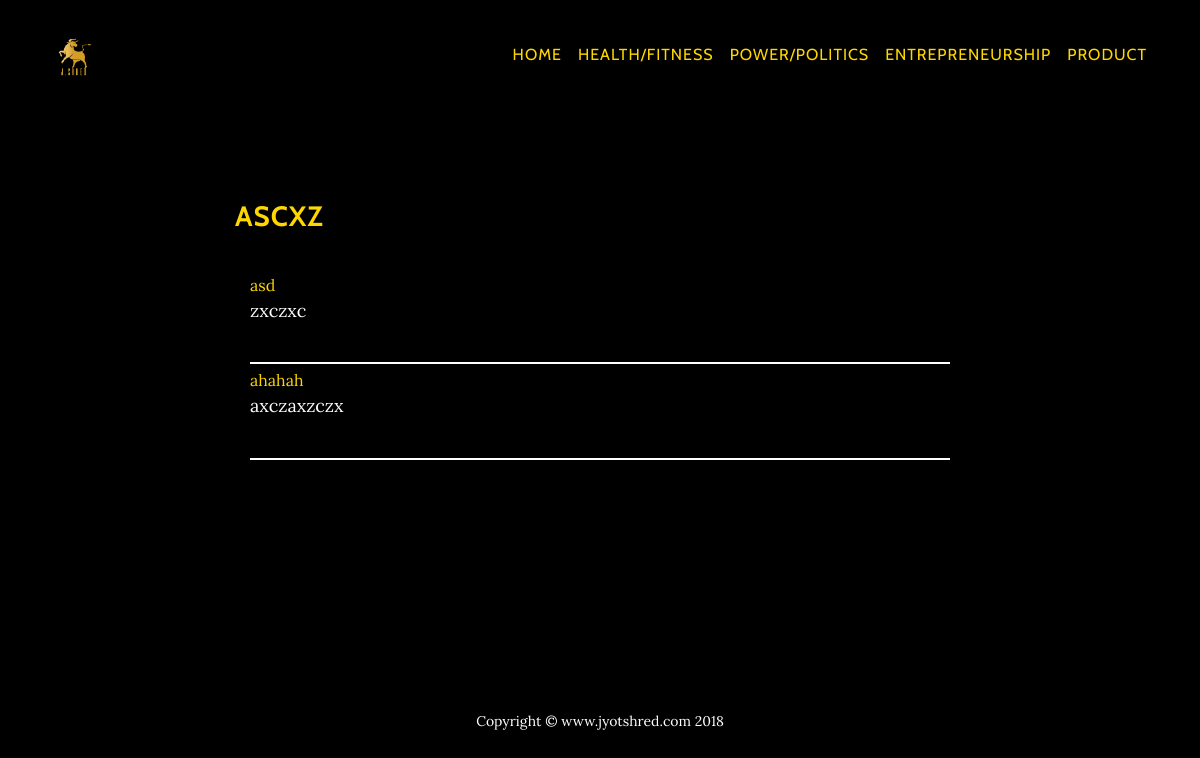
Screenshot of /health/blog/category/ascxz/ with the database file from the repository.
### health/models.py (models this page shows, shortened)
class Category(models.Model):
    title = models.CharField(max_length=100, db_index=True)
    slug = models.SlugField(max_length=100, db_index=True)

class Blog(models.Model):
    title = models.CharField(max_length=100, unique=True)
    slug = models.SlugField(max_length=100, unique=True)
    body = models.TextField()
    posted = models.DateTimeField(db_index=True, auto_now_add=True)
    category = models.ForeignKey('health.Category')
    @permalink
    def get_absolute_url(self):
        return ('view_health_post', None, { 'slug': self.slug })

### health/views.py (the view)
# urls.py: url(r'^blog/category/(?P<slug>[\w-]+)/$', views.health_category, name='view_health_category')
def health_category(request, slug):
    category = get_object_or_404(Category, slug=slug)
    return render_to_response('health/view_category.html', {
        'category': category,
        'posts': Blog.objects.filter(category=category).order_by("-posted")[:5]
    })

### templates/health/view_category.html (shortened to what this page needs)
{% extends 'health/base.html' %}
{% block title %}
	<div style="color: #FFD700">
		{{ category.title }}
	</div>
{% endblock %}
{% block content %}
    {% if posts %}
        <div class="container">
            <div class="panel-group">
                {% for post in posts %}
                    <div class="panel panel-default" style="border-bottom: 2px solid; border-color: white;padding-bottom: 2px;padding-top: 4px">
                        <div class="panel-heading"><a id="asdf" href="{{ post.get_absolute_url }}" style="color: #FFD700">{{ post.title }}</a></div>
                        <div class="panel-body" ><span class="show-read-more">{{ post.body|safe }}</span></div>
                    </div>
                {% endfor %}
            </div>
        </div>
    {% else %}
        <p>There are no posts.</p>
    {% endif %}
{% endblock %}

### rows the page displays
Category: title "ASCXZ"
Blog: title "asd", body "zxczxc"
Blog: title "ahahah", body "axczaxzczx"
